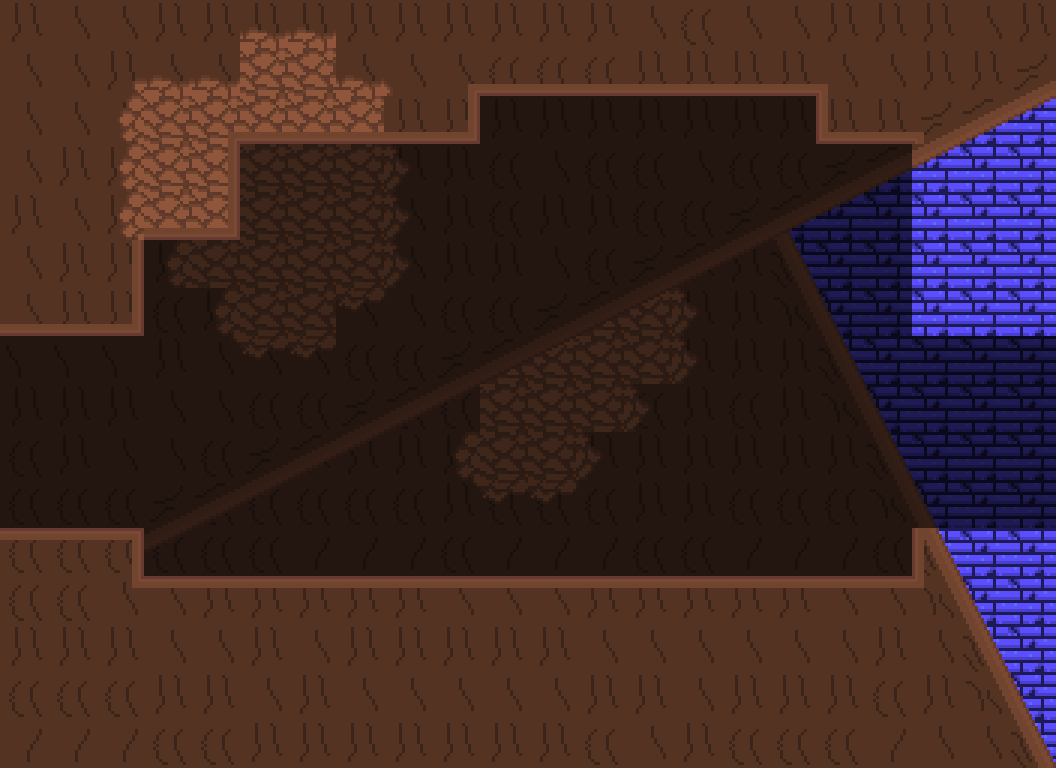

This game map was drawn from its Tiled (.tmx) file and the tilesets committed beside it. A one-line description and the trimmed map source follow:
An orthogonal 22x16 tile map with 48x48 px tiles, 4 tile layers (back_tiles, back_second, front, front_second), 4 tilesets, 3 image layers and 34 objects (20x HazardRockBlock, 2x SpawnPoint, 2x Portal, ManaChargePickup).

<map version="1.11" tiledversion="1.11.0" orientation="orthogonal" renderorder="right-down" width="22" height="16" tilewidth="48" tileheight="48" infinite="0" nextlayerid="22" nextobjectid="256">
 <tileset firstgid="1" name="tileset01" tilewidth="48" tileheight="48" tilecount="176" columns="16">
  <image source="../tilesets/tileset01.png" width="768" height="528" />
 </tileset>
 <tileset firstgid="177" name="tileset02" tilewidth="48" tileheight="48" tilecount="121" columns="11">
  <image source="../tilesets/tileset02.png" width="528" height="528" />
 </tileset>
 <tileset firstgid="298" name="tileset03" tilewidth="48" tileheight="48" tilecount="306" columns="17">
  <image source="../tilesets/tileset03.png" width="816" height="864" />
 </tileset>
 <tileset firstgid="604" name="objects" tilewidth="48" tileheight="48" tilecount="64" columns="8">
  <image source="../tilesets/objects.png" width="384" height="384" />
 </tileset>
 <imagelayer id="17" name="Image Layer 1">
  <image source="../Backgrounds/ground_back.png" width="1024" height="576" />
  <properties>
   <property name="depth" type="int" value="3000" />
   <property name="parallax_x" type="float" value="1" />
   <property name="parallax_y" type="float" value="1" />
   <property name="repeat_y" type="bool" value="true" />
  </properties>
 </imagelayer>
 <imagelayer id="18" name="Image Layer 2">
  <image source="../Backgrounds/ground_far.png" width="1024" height="576" />
  <properties>
   <property name="depth" type="int" value="2900" />
   <property name="parallax_x" type="float" value="0.8" />
   <property name="parallax_y" type="float" value="0.1" />
   <property name="repeat_y" type="bool" value="false" />
  </properties>
 </imagelayer>
 <imagelayer id="19" name="Image Layer 3">
  <image source="../Backgrounds/ground_front.png" width="1024" height="576" />
  <properties>
   <property name="depth" type="int" value="2800" />
   <property name="parallax_x" type="float" value="0.9" />
   <property name="parallax_y" type="float" value="0.2" />
   <property name="repeat_y" type="bool" value="false" />
  </properties>
 </imagelayer>
 <layer id="11" name="back_tiles" width="22" height="16">
  <properties>
   <property name="depth" type="int" value="1050" />
   <property name="tileset" type="int" value="0" />
  </properties>
  <data>[352 cells, 48 non-empty, 2 distinct tile ids]</data>
 </layer>
 <layer id="21" name="back_second" width="22" height="16">
  <properties>
   <property name="depth" type="int" value="1000" />
   <property name="tileset" type="int" value="2" />
  </properties>
  <data>[352 cells, 316 non-empty, 19 distinct tile ids]</data>
 </layer>
 <layer id="12" name="front" width="22" height="16">
  <properties>
   <property name="depth" type="int" value="950" />
   <property name="tileset" type="int" value="0" />
  </properties>
  <data>[352 cells, 0 non-empty, 0 distinct tile ids]</data>
 </layer>
 <layer id="20" name="front_second" width="22" height="16">
  <properties>
   <property name="depth" type="int" value="900" />
   <property name="tileset" type="int" value="2" />
  </properties>
  <data>[352 cells, 95 non-empty, 24 distinct tile ids]</data>
 </layer>
 <objectgroup color="#ffaa00" id="16" name="spawnpoints">
  <object id="170" type="SpawnPoint" x="1008" y="336" width="48" height="48">
   <properties>
    <property name="id" type="int" value="1" />
   </properties>
  </object>
  <object id="217" type="SpawnPoint" x="0" y="336" width="48" height="48">
   <properties>
    <property name="id" type="int" value="0" />
   </properties>
  </object>
 </objectgroup>
 <objectgroup id="14" name="objects">
  <object id="234" type="HazardRockBlock" x="624" y="96" width="48" height="48">
   <properties>
    <property name="color" type="int" value="1" />
   </properties>
  </object>
  <object id="235" type="HazardRockBlock" x="672" y="96" width="48" height="48">
   <properties>
    <property name="color" type="int" value="1" />
   </properties>
  </object>
  <object id="236" type="HazardRockBlock" x="624" y="144" width="48" height="48">
   <properties>
    <property name="color" type="int" value="1" />
   </properties>
  </object>
  <object id="237" type="HazardRockBlock" x="672" y="144" width="48" height="48">
   <properties>
    <property name="color" type="int" value="1" />
   </properties>
  </object>
  <object id="238" type="HazardRockBlock" x="624" y="192" width="48" height="48">
   <properties>
    <property name="color" type="int" value="1" />
   </properties>
  </object>
  <object id="239" type="HazardRockBlock" x="672" y="192" width="48" height="48">
   <properties>
    <property name="color" type="int" value="1" />
   </properties>
  </object>
  <object id="240" type="HazardRockBlock" x="624" y="240" width="48" height="48">
   <properties>
    <property name="color" type="int" value="1" />
   </properties>
  </object>
  <object id="241" type="HazardRockBlock" x="672" y="240" width="48" height="48">
   <properties>
    <property name="color" type="int" value="1" />
   </properties>
  </object>
  <object id="242" type="HazardRockBlock" x="624" y="288" width="48" height="48">
   <properties>
    <property name="color" type="int" value="1" />
   </properties>
  </object>
  <object id="243" type="HazardRockBlock" x="672" y="288" width="48" height="48">
   <properties>
    <property name="color" type="int" value="1" />
   </properties>
  </object>
  <object id="244" type="HazardRockBlock" x="624" y="336" width="48" height="48">
   <properties>
    <property name="color" type="int" value="1" />
   </properties>
  </object>
  <object id="245" type="HazardRockBlock" x="672" y="336" width="48" height="48">
   <properties>
    <property name="color" type="int" value="1" />
   </properties>
  </object>
  <object id="246" type="HazardRockBlock" x="624" y="384" width="48" height="48">
   <properties>
    <property name="color" type="int" value="1" />
   </properties>
  </object>
  <object id="247" type="HazardRockBlock" x="672" y="384" width="48" height="48">
   <properties>
    <property name="color" type="int" value="1" />
   </properties>
  </object>
  <object id="248" type="HazardRockBlock" x="624" y="432" width="48" height="48">
   <properties>
    <property name="color" type="int" value="1" />
   </properties>
  </object>
  <object id="249" type="HazardRockBlock" x="672" y="432" width="48" height="48">
   <properties>
    <property name="color" type="int" value="1" />
   </properties>
  </object>
  <object id="250" type="HazardRockBlock" x="624" y="480" width="48" height="48">
   <properties>
    <property name="color" type="int" value="1" />
   </properties>
  </object>
  <object id="251" type="HazardRockBlock" x="672" y="480" width="48" height="48">
   <properties>
    <property name="color" type="int" value="1" />
   </properties>
  </object>
  <object id="252" type="HazardRockBlock" x="624" y="528" width="48" height="48">
   <properties>
    <property name="color" type="int" value="1" />
   </properties>
  </object>
  <object id="253" type="HazardRockBlock" x="672" y="528" width="48" height="48">
   <properties>
    <property name="color" type="int" value="1" />
   </properties>
  </object>
  <object id="254" type="ManaChargePickup" x="480" y="432" width="48" height="48">
   <properties>
    <property name="id" type="int" value="10" />
    <property name="lore" type="int" value="19" />
    <property name="text" value="These pillars seem very annoying to travel through" />
   </properties>
  </object>
 </objectgroup>
 <objectgroup color="#0000ff" id="13" name="walls">
  <properties>
   <property name="isWallLayer" type="bool" value="true" />
  </properties>
  <object id="47" x="0" y="0" width="144" height="336" />
  <object id="255" x="0" y="528" width="144" height="48" />
  </objectgroup>
 <objectgroup color="#00ff00" id="15" name="doors">
  <!-- 2 objects omitted --></objectgroup>
</map>
<!-- 9 of 34 objects omitted -->
